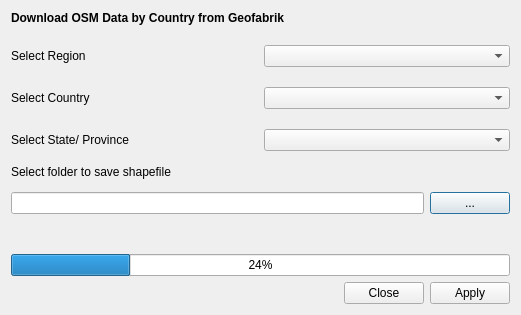
<?xml version="1.0" encoding="UTF-8"?>
<ui version="4.0">
 <class>hcmgis_geofabrik_form</class>
 <widget class="QDialog" name="hcmgis_geofabrik_form">
  <property name="windowModality">
   <enum>Qt::WindowModality::ApplicationModal</enum>
  </property>
  <property name="enabled">
   <bool>true</bool>
  </property>
  <property name="geometry">
   <rect>
    <x>0</x>
    <y>0</y>
    <width>521</width>
    <height>315</height>
   </rect>
  </property>
  <property name="mouseTracking">
   <bool>false</bool>
  </property>
  <property name="windowTitle">
   <string>Download OSM Data by Country</string>
  </property>
  <layout class="QVBoxLayout" name="verticalLayout">
   <item>
    <layout class="QGridLayout" name="gridLayout">
     <property name="verticalSpacing">
      <number>20</number>
     </property>
     <item row="0" column="0" colspan="2">
      <widget class="QLabel" name="label">
       <property name="font">
        <font>
         <bold>true</bold>
        </font>
       </property>
       <property name="text">
        <string>Download OSM Data by Country from Geofabrik</string>
       </property>
      </widget>
     </item>
     <item row="6" column="0">
      <widget class="QLabel" name="label_3">
       <property name="text">
        <string>Select Country</string>
       </property>
      </widget>
     </item>
     <item row="3" column="0">
      <widget class="QLabel" name="label_2">
       <property name="text">
        <string>Select Region</string>
       </property>
      </widget>
     </item>
     <item row="3" column="1">
      <widget class="QComboBox" name="cboRegion"/>
     </item>
     <item row="6" column="1">
      <widget class="QComboBox" name="cboCountry"/>
     </item>
     <item row="7" column="0">
      <widget class="QLabel" name="label_4">
       <property name="text">
        <string>Select State/ Province</string>
       </property>
      </widget>
     </item>
     <item row="7" column="1">
      <widget class="QComboBox" name="cboProvince"/>
     </item>
    </layout>
   </item>
   <item>
    <layout class="QGridLayout" name="gridLayout_2">
     <item row="0" column="0" colspan="2">
      <widget class="QLabel" name="Label">
       <property name="text">
        <string>Select folder to save shapefile</string>
       </property>
      </widget>
     </item>
     <item row="1" column="0">
      <widget class="QLineEdit" name="LinOutputFolder">
       <property name="readOnly">
        <bool>true</bool>
       </property>
      </widget>
     </item>
     <item row="1" column="1">
      <widget class="QPushButton" name="BtnOutputFolder">
       <property name="text">
        <string>...</string>
       </property>
      </widget>
     </item>
     <item row="3" column="0" colspan="2">
      <widget class="QProgressBar" name="status">
       <property name="value">
        <number>24</number>
       </property>
      </widget>
     </item>
     <item row="2" column="0" colspan="2">
      <widget class="QLabel" name="LblStatus">
       <property name="text">
        <string/>
       </property>
      </widget>
     </item>
    </layout>
   </item>
   <item>
    <widget class="QDialogButtonBox" name="BtnApplyClose">
     <property name="standardButtons">
      <set>QDialogButtonBox::StandardButton::Apply|QDialogButtonBox::StandardButton::Close</set>
     </property>
    </widget>
   </item>
  </layout>
 </widget>
 <resources/>
 <connections>
  <connection>
   <sender>BtnApplyClose</sender>
   <signal>accepted()</signal>
   <receiver>hcmgis_geofabrik_form</receiver>
   <slot>accept()</slot>
   <hints>
    <hint type="sourcelabel">
     <x>251</x>
     <y>272</y>
    </hint>
    <hint type="destinationlabel">
     <x>169</x>
     <y>143</y>
    </hint>
   </hints>
  </connection>
  <connection>
   <sender>BtnApplyClose</sender>
   <signal>rejected()</signal>
   <receiver>hcmgis_geofabrik_form</receiver>
   <slot>reject()</slot>
   <hints>
    <hint type="sourcelabel">
     <x>251</x>
     <y>272</y>
    </hint>
    <hint type="destinationlabel">
     <x>169</x>
     <y>143</y>
    </hint>
   </hints>
  </connection>
 </connections>
</ui>
